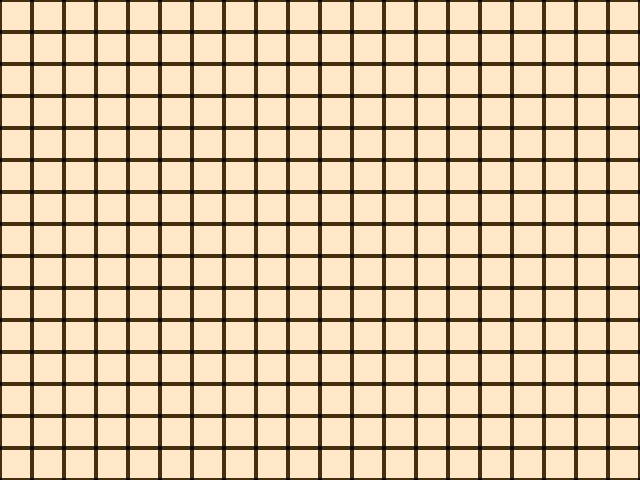

The image is a tile-based game level rendered from a .tmx file. Its description and complete source (layers, tilesets, objects, tile grids) follow:
An orthogonal 20x15 tile map with 32x32 px tiles, 1 tile layer (タイル・レイヤー1).

<map version="1.0" orientation="orthogonal" renderorder="right-down" width="20" height="15" tilewidth="32" tileheight="32" nextobjectid="1">
 <tileset firstgid="1" name="tileset" tilewidth="32" tileheight="32">
  <image source="tileset.png" width="256" height="64" />
 </tileset>
 <layer name="タイル・レイヤー1" width="20" height="15">
  <data encoding="csv">
3,3,3,3,3,3,3,3,3,3,3,3,3,3,3,3,3,3,3,3,
3,3,3,3,3,3,3,3,3,3,3,3,3,3,3,3,3,3,3,3,
3,3,3,3,3,3,3,3,3,3,3,3,3,3,3,3,3,3,3,3,
3,3,3,3,3,3,3,3,3,3,3,3,3,3,3,3,3,3,3,3,
3,3,3,3,3,3,3,3,3,3,3,3,3,3,3,3,3,3,3,3,
3,3,3,3,3,3,3,3,3,3,3,3,3,3,3,3,3,3,3,3,
3,3,3,3,3,3,3,3,3,3,3,3,3,3,3,3,3,3,3,3,
3,3,3,3,3,3,3,3,3,3,3,3,3,3,3,3,3,3,3,3,
3,3,3,3,3,3,3,3,3,3,3,3,3,3,3,3,3,3,3,3,
3,3,3,3,3,3,3,3,3,3,3,3,3,3,3,3,3,3,3,3,
3,3,3,3,3,3,3,3,3,3,3,3,3,3,3,3,3,3,3,3,
3,3,3,3,3,3,3,3,3,3,3,3,3,3,3,3,3,3,3,3,
3,3,3,3,3,3,3,3,3,3,3,3,3,3,3,3,3,3,3,3,
3,3,3,3,3,3,3,3,3,3,3,3,3,3,3,3,3,3,3,3,
3,3,3,3,3,3,3,3,3,3,3,3,3,3,3,3,3,3,3,3
</data>
 </layer>
</map>
